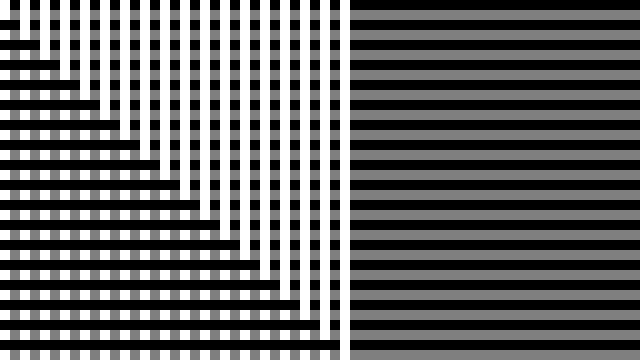
Frame 1 (no input)
Frame 60 (the mouse pressed at the canvas centre just before this capture): identical to frame 1, image omitted
Frame 120 (the mouse held since frame 60 and released just before this capture): identical to frame 1, image omitted

The Processing sketch that drew this single still picture (run headless with seeded random() and noise(); from frame 60 on, the mouse is pressed at the canvas centre):

// Processing sketch: WidthHeight
// ── WidthHeight.pde
/**
 * Width and Height. 
 * 
 * The 'width' and 'height' variables contain the width and height 
 * of the display window as defined in the size() function. 
 */

void setup() {
  size(640, 360);
}

void draw() {
  background(127);
  noStroke();
  for (int i=0; i<height; i+=20) {
    fill(0);
    rect(0, i, width, 10);
    fill(255);
    rect(i, 0, 10, height);
  }
}
